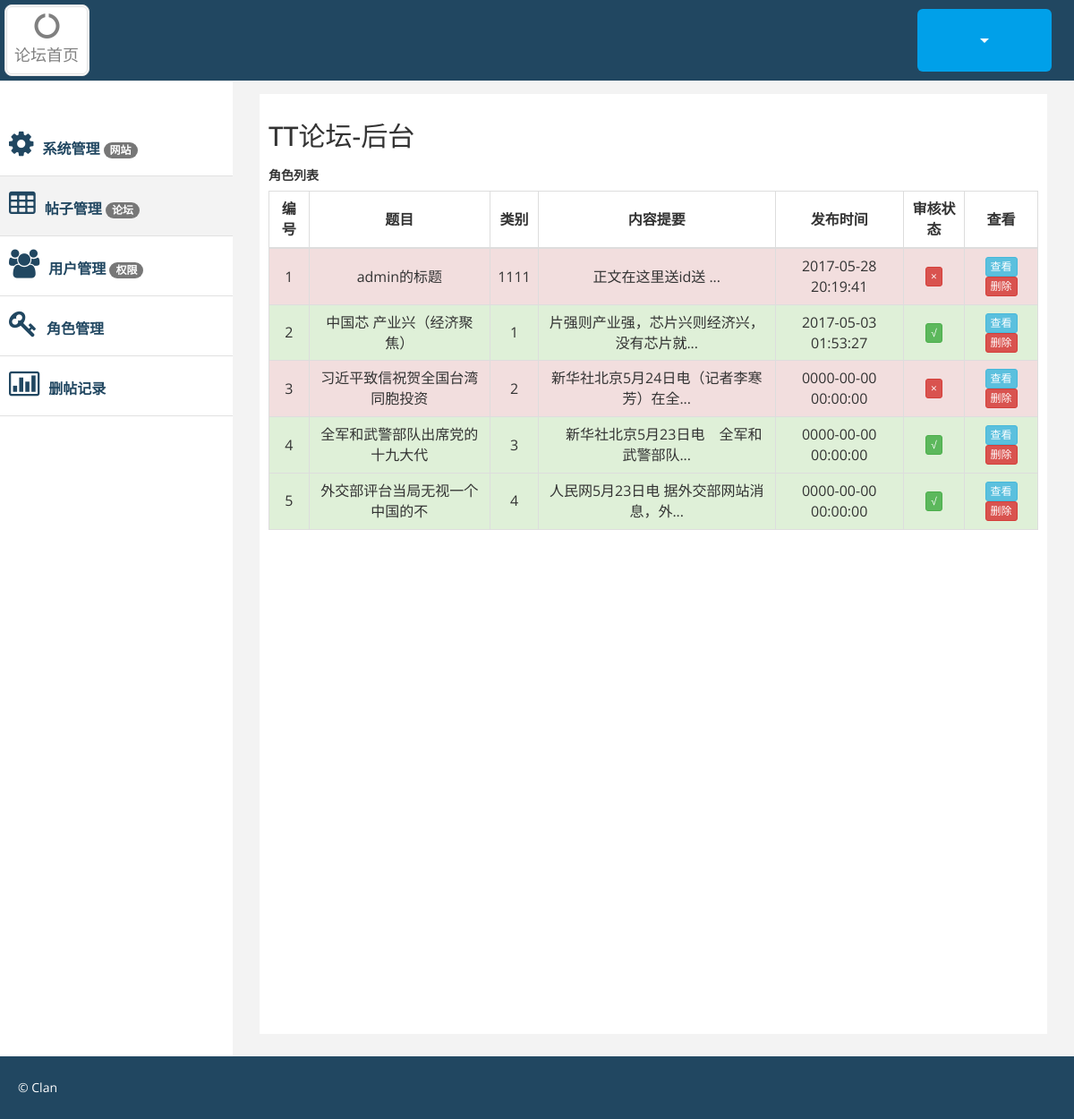
The page /index.php/admin_controller/article on the database its author committed.
### tables this page shows
CREATE TABLE `tt_article` (
  `article_id` varchar(100) NOT NULL DEFAULT '',
  `user_id` varchar(100) DEFAULT NULL,
  `title` varchar(100) DEFAULT NULL,
  `kind` varchar(100) DEFAULT NULL,
  `content` text,
  `shenhe` int(2) DEFAULT '0',
  `createuser` varchar(100) DEFAULT NULL,
  `createtime` datetime DEFAULT NULL,
  PRIMARY KEY (`article_id`),
  KEY `user_article` (`createuser`)
);

### application/controllers/admin_controller.php (called while the page is built, shortened)
<?php
class admin_controller extends base_controller{
    public function __construct()
    {
        $this->load->model('user_model');
        $this->load->model('role_model');
        $this->load->model('article_model');
        $this->load->model('comment_model');
        $this->load->model('delrecord_model');
    }
    public function article(){
        $article_array=$this->article_model->get_all_article();
        $this->load->view('admin/article',array('arts'=>$article_array));
    }
}
?>

### index.php (called while the page is built, shortened)
<?php
require_once BASEPATH.'core/CodeIgniter.php';

### application/models/article_model.php (called while the page is built, shortened)
<?php
class article_model extends CI_Model {
    public function get_all_article(){
        $this->db->order_by('createtime','desc');
        return $this->db->get('article')->result();
    }
}
?>

### application/views/admin/article.php (the view, shortened to what this page needs)
?><!DOCTYPE html>
<html xmlns="http://www.w3.org/1999/xhtml">
<head>
    <link href="<?php echo base_url('static/common/css/bootstrap.min.css')?>" rel="stylesheet" />
    <link href="<?php echo base_url('static/common/css/font-awesome.css')?>" rel="stylesheet" />
    <link href="<?php echo base_url('static/common/css/custom.css')?>" rel="stylesheet" />
</head>
<body>
<div id="wrapper">
    <div class="navbar navbar-inverse navbar-fixed-top">
        <div class="adjust-nav">
            <div class="navbar-header">
                <div class="div-square" style="background-color: white;width: 95px;height:80px;align-content: center">
                    <a href="<?php echo site_url('home_controller/index')?>" >
                        <i class="fa fa-circle-o-notch fa-2x"></i>
                        <h4 style="margin: 3px;">论坛首页</h4>
                    </a>
                </div>
            </div>
            <span class="logout-spn" >
                  <div class="dropdown">
                    <button type="button" class="btn btn-lg dropdown-toggle" id="dropdownMenu1" data-toggle="dropdown" style="width: 150px;height:70px;background-color: #00a0e9;">
                        <span class="caret"></span>
                    </button>
                </div>
            </span>
        </div>
    </div>
    <nav class="navbar-default navbar-side" role="navigation">
        <div class="sidebar-collapse">
            <ul class="nav" id="main-menu">
                <li>
                    <a href="<?php echo site_url('admin_controller/index').'?user_id='.$this->session->userdata('user')['0']['user_id'];?>" ><i class="fa fa-gear fa-2x"></i>系统管理 <span class="badge">网站</span></a>
                </li>
                <li class="active-link">
                    <a href="<?php echo site_url('admin_controller/article')?>"><i class="fa fa-table fa-2x "></i>帖子管理  <span class="badge">论坛</span></a>
                </li>
                <li>
                    <a href="<?php echo site_url('admin_controller/user_list')?>"><i class="fa fa-users fa-2x"></i>用户管理  <span class="badge">权限</span></a>
                </li>
                <li>
                    <a href="<?php echo site_url('admin_controller/role_list')?>"><i class="fa fa-key fa-2x"></i>角色管理  <span class="badge"></span></a>
                </li>
                <li>
                    <a href="<?php echo site_url('admin_controller/del_article_record')?>"><i class="fa fa-bar-chart-o fa-2x"></i>删帖记录  <span class="badge"></span></a>
                </li>
            </ul>
        </div>
    </nav>
    <div id="page-wrapper" >
        <div id="page-inner">
            <div class="row">
                <div class="col-lg-12">
                    <h2>TT论坛-后台</h2>
                </div>
            </div>
            <div class="row">
                <div class="col-lg-6 col-md-6" style="width: 100%">
                    <h5><strong>角色列表</strong></h5>
                    <table class="table table-striped table-bordered table-hover">
                        <thead>
                        <tr>
                            <th>编号</th>
                            <th>题目</th>
                            <th>类别</th>
                            <th>内容提要</th>
                            <th>发布时间</th>
                            <th>审核状态</th>
                            <th>查看</th>
                        </tr>
                        </thead>
                        <tbody>
                        <?php
                        $i=1;
                        foreach ($arts as $art){?>
                            <tr class="<?php if($art->shenhe==='1'){ echo 'success';}else{echo 'danger'; } ?>">
                                <td style="width: auto"><?php echo $i++;?></td>
                                <td style="width: auto"><?php echo mb_substr($art->title,0,15);?></td>
                                <td style="width: auto"><?php echo $art->kind;?></td>
                                <td style="width: auto"><?php echo mb_substr($art->content,0,20);?>...</td>
                                <td style="width: auto"><?php echo $art->createtime;?></td>
                                <td style="width: auto">
                                    <?php
                                    if($art->shenhe==='1'){?>
                                        <a class="btn btn-xs btn-success" href="<?php echo site_url('admin_controller/cancel_shenhe')?>?article_id=<?php echo $art->article_id; ?>" >√</a>
                                    <?php }else{ ?>
                                        <a class="btn btn-xs btn-danger" href="<?php echo site_url('admin_controller/shenhe')?>?article_id=<?php echo $art->article_id; ?>">×</a>
                                 <?php   } ?>
                                </td>
                                <td style="width: auto">
                                    <a class="btn btn-xs btn-info" href="<?php echo site_url('article_controller/detail')?>?article_id=<?php echo $art->article_id; ?>">查看</a>
                                    <a class="btn btn-xs btn-danger" href="<?php echo site_url('admin_controller/del_article')?>?article_id=<?php echo $art->article_id; ?>">删除</a>
                                </td>
                            </tr>
                        <?php } ?>
                        </tbody>
                    </table>
                </div>
            </div>
        </div>
    </div>
</div>
<div class="footer">
    <div class="row">
        <div class="col-lg-12" >
            &copy; Clan
        </div>
    </div>
</div>
</body>
</html>

### static/common/css/custom.css (style rules this page uses)
body { font-family: 'Open Sans', sans-serif; line-height:30px; }
#wrapper { width: 100%; margin-top:50px; }
#page-wrapper { padding: 15px 15px; min-height: 600px; background:#F3F3F3; }
#page-inner { width:100%; margin:10px 20px 10px 0px; background-color:#fff!important; padding:10px; min-height:1050px; }
.sidebar-collapse .nav { padding:0; padding-top:50px; }
.sidebar-collapse > .nav > li > a { padding:15px 10px; color: #214761; font-weight: 900; font-size: 16px; }
.sidebar-collapse > .nav > li { border-bottom:1px solid #e1e1e1; }
.navbar-side { border:none; background-color: #fff; }
.navbar-inverse { background-color: #214761; border-color: #F0F0F0; min-height: 80px; }
.nav > li > a > i { margin-right:10px; }
.logout-spn { float:right; color:#fff; font-size:25px; font-weight:800; margin:20px; margin: 10px 25px 10px 50px; }
.active-link { background-color:#f3f3f3; }
.div-square { padding:5px; border:3px double #e1e1e1; -webkit-border-radius:8px; -moz-border-radius:8px; border-radius:8px; margin:5px; }
.div-square> a,.div-square> a:hover { color:#808080; text-decoration:none; }
.footer { background-color:#214761; width:100%; color:#fff; padding:20px 50px 20px 50px; padding-left:20px; }
@media (min-width:768px) { #page-wrapper { margin: 0 0 0 260px; padding: 15px 30px; min-height: 1050px; } }
@media (min-width:768px) { .navbar-side { z-index: 1; position: absolute; width: 260px; } }

### application/views/admin/article.php (style rules this page uses)
.table th, .table td { text-align: center; vertical-align: middle!important; }

### rows shown on the page
tt_article: title "admin的标题", kind "1111", content "正文在这里送id送", createtime "2017-05-28 20:19:41"
tt_article: title "中国芯 产业兴（经济聚焦）", kind "1", content "片强则产业强，芯片兴则经济兴，没有芯片就", createtime "2017-05-03 01:53:27"
tt_article: title "习近平致信祝贺全国台湾同胞投资", kind "2", content "新华社北京5月24日电（记者李寒芳）在全", createtime "0000-00-00 00:00:00"
tt_article: title "全军和武警部队出席党的十九大代", kind "3", content "新华社北京5月23日电 全军和武警部队", createtime "0000-00-00 00:00:00"
tt_article: title "外交部评台当局无视一个中国的不", kind "4", content "人民网5月23日电 据外交部网站消息，外", createtime "0000-00-00 00:00:00"
